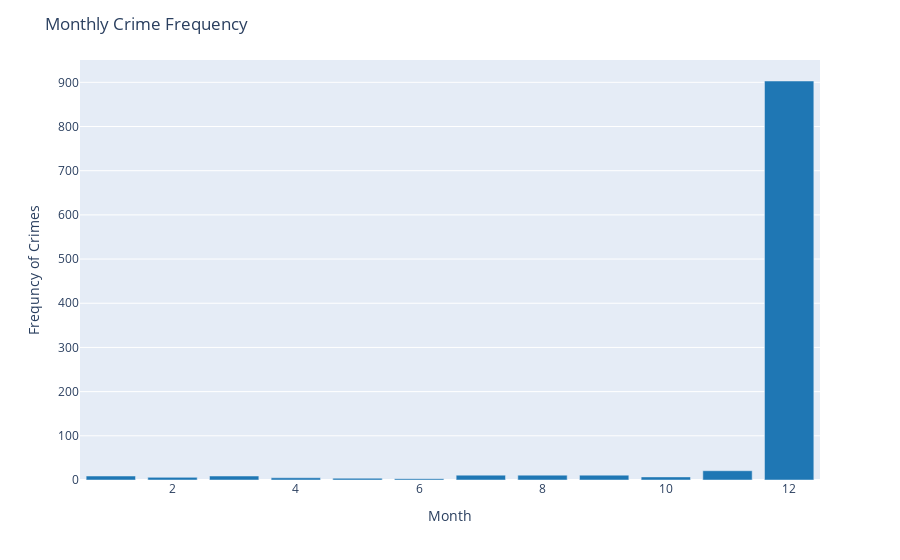

Here is the notebook cell this chart was saved with:
### Markdown cell above
# Question 1: What month is the most crime reported in?

### Code cell
# group by the month and count the number of crimes that happened each month
monthly_crime_frequency = data['cmplnt_fr_dt'].groupby(data['cmplnt_fr_dt'].dt.month).count()
# plot the data in a bar chart using plotly and have a color scheme rainbow
fig = px.bar(monthly_crime_frequency, x=monthly_crime_frequency.index, y=monthly_crime_frequency.values, color_discrete_sequence=px.colors.qualitative.D3)
# change the x and y label
fig.update_layout(xaxis_title='Month', yaxis_title='Frequncy of Crimes', title='Monthly Crime Frequency')
fig.show()

### Figure 1 — Plotly figure (JSON) as saved in the notebook; plotly's stock layout.template omitted (floating-point values rounded to 4 significant figures)
{"data": [{"alignmentgroup": "True", "hovertemplate": "index=%{x}<br>y=%{y}<extra></extra>", "legendgroup": "", "marker": {"color": "#1F77B4", "pattern": {"shape": ""}}, "name": "", "offsetgroup": "", "orientation": "v", "showlegend": false, "textposition": "auto", "type": "bar", "x": [1, 2, 3, 4, 5, 6, 7, 8, 9, 10, 11, 12], "xaxis": "x", "y": [9, 6, 9, 5, 4, 3, 11, 11, 11, 7, 21, 903], "yaxis": "y"}], "layout": {"barmode": "relative", "legend": {"tracegroupgap": 0}, "margin": {"t": 60}, "title": {"text": "Monthly Crime Frequency"}, "xaxis": {"anchor": "y", "domain": [0, 1], "title": {"text": "Month"}}, "yaxis": {"anchor": "x", "domain": [0, 1], "title": {"text": "Frequncy of Crimes"}}}}
